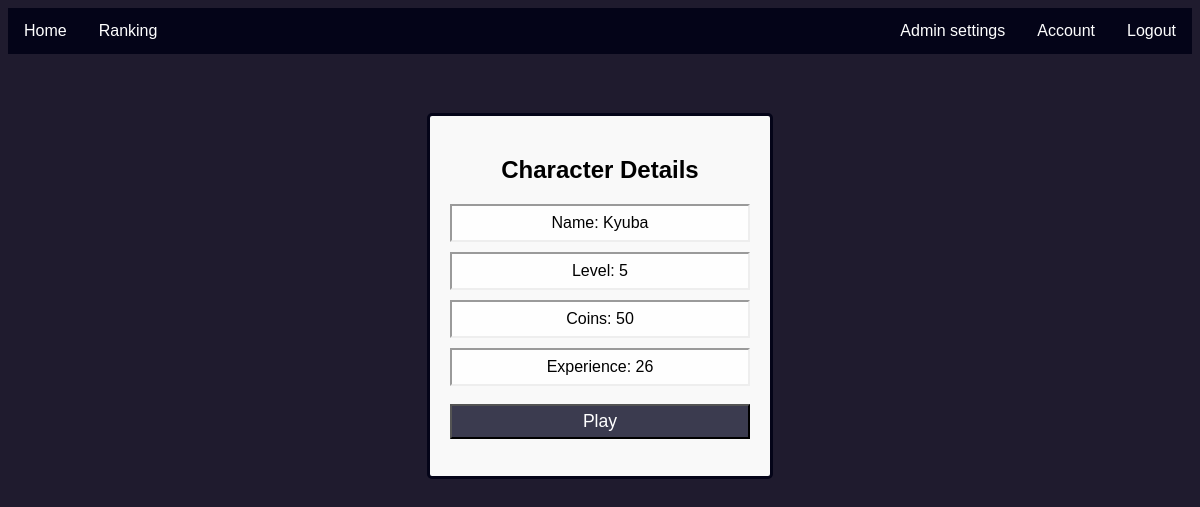
The page /account/index.php (signed in) on the database its author committed.
### tables this page shows
CREATE TABLE `characters` (
  `id` int(255) NOT NULL,
  `name` varchar(60) NOT NULL,
  `level` int(255) NOT NULL,
  `exp` int(255) NOT NULL,
  `coins` int(255) NOT NULL,
  `weaponsid` int(11) DEFAULT NULL,
  `attack` int(255) NOT NULL,
  `health` int(255) NOT NULL,
  `maxhealth` int(255) NOT NULL,
  `defense` int(255) NOT NULL,
  `potion` int(60) NOT NULL,
  `consumable` int(60) NOT NULL,
  `duel_won` int(10) NOT NULL DEFAULT 0
);

### account/index.php (the view, shortened to what this page needs)
<?php
try {
    require_once("../data/db.php");
    $char_id = $_SESSION["char_id"];
    $sql = "SELECT * FROM Characters WHERE id = :id";
    $stmt = $pdo->prepare($sql);
    $stmt->bindParam(":id", $char_id);
    if (!$stmt->execute()) {
        throw new Exception();
    }
    $character = $stmt->fetch();
} catch (Exception) {
    echo "Błąd bazy danych.";
}
?>
<!DOCTYPE html>
<html>
<head>
    <link rel="stylesheet" href="../styles/style.css">
    <link rel="stylesheet" href="../styles/account.css">
</head>
<body>
    <?php require_once("../other/navbar.php") ?>
    <div class="main-window">
        <h2>Character Details</h2>
        <div class=details-container>
            <article class="detail">
                <label> Name: </label>
                <p><?php echo $character["name"]; ?></p>
            </article>
            <article class="detail">
                <label> Level: </label>
                <p><?php echo $character["level"]; ?></p>
            </article>
            <article class="detail">
                <label> Coins: </label>
                <p><?php echo $character["coins"]; ?></p>
            </article>
            <article class="detail">
                <label> Experience: </label>
                <p><?php echo $character["exp"]; ?></p>
            </article>
        </div>
        <button onclick="window.location.href='../game/index.php'">Play</button>
    </div>
</body>
</html>

### styles/style.css (style rules this page uses)
body { background-color: #1F1B2E; font-family: Arial, sans-serif; color: #ffffff; }
.main-window { width: 300px; margin: 5% auto; padding: 20px; border: 3px solid #040418; border-radius: 5px; background-color: #f9f9f9; color: black; text-align: center; }
button { display: block; width: 60%; margin: 1em auto; padding: 0 0 0px 0; height: 2em; font-size: 1.1rem; background-color: #3b3b4f; border-color: black; min-width: 300px; color: white; }

### styles/account.css (style rules this page uses)
.detail { border: 2px inset; margin: 10px auto; background-color: #ffffffd0; }
.detail p { display: inline-block; margin-top: 8px; margin-bottom: 8px; }

### rows shown on the page
characters: name "Kyuba", level "5", coins "50", exp "26"
